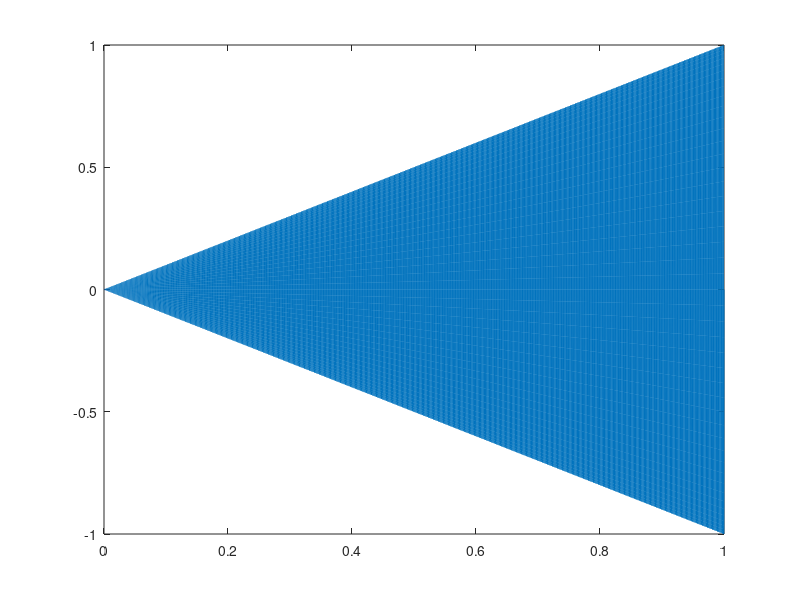

Source code (MATLAB): (Note: this script raises an error after producing the figure.)
Fs = 48000;
f = 500;
len = 1;
t = 0:1/Fs:len;

sig = sin(2*pi*f*t).*t/len;
plot(t,sig)
    player = audioplayer(sig,Fs)
while i ~= 100;
 playblocking(player);
 i = 0;
end